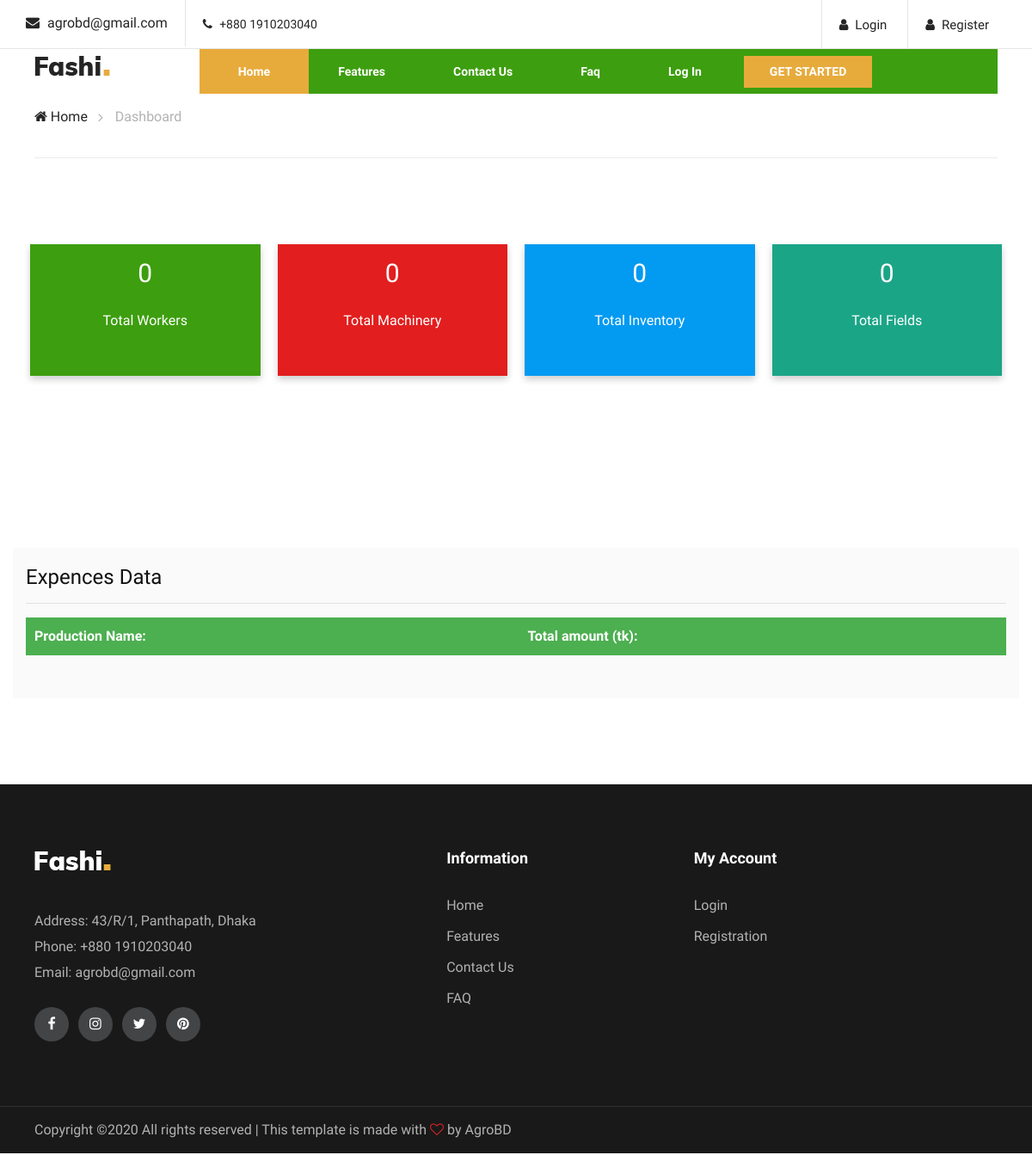
/dashboard.php, run on an earlier commit of the app's database.
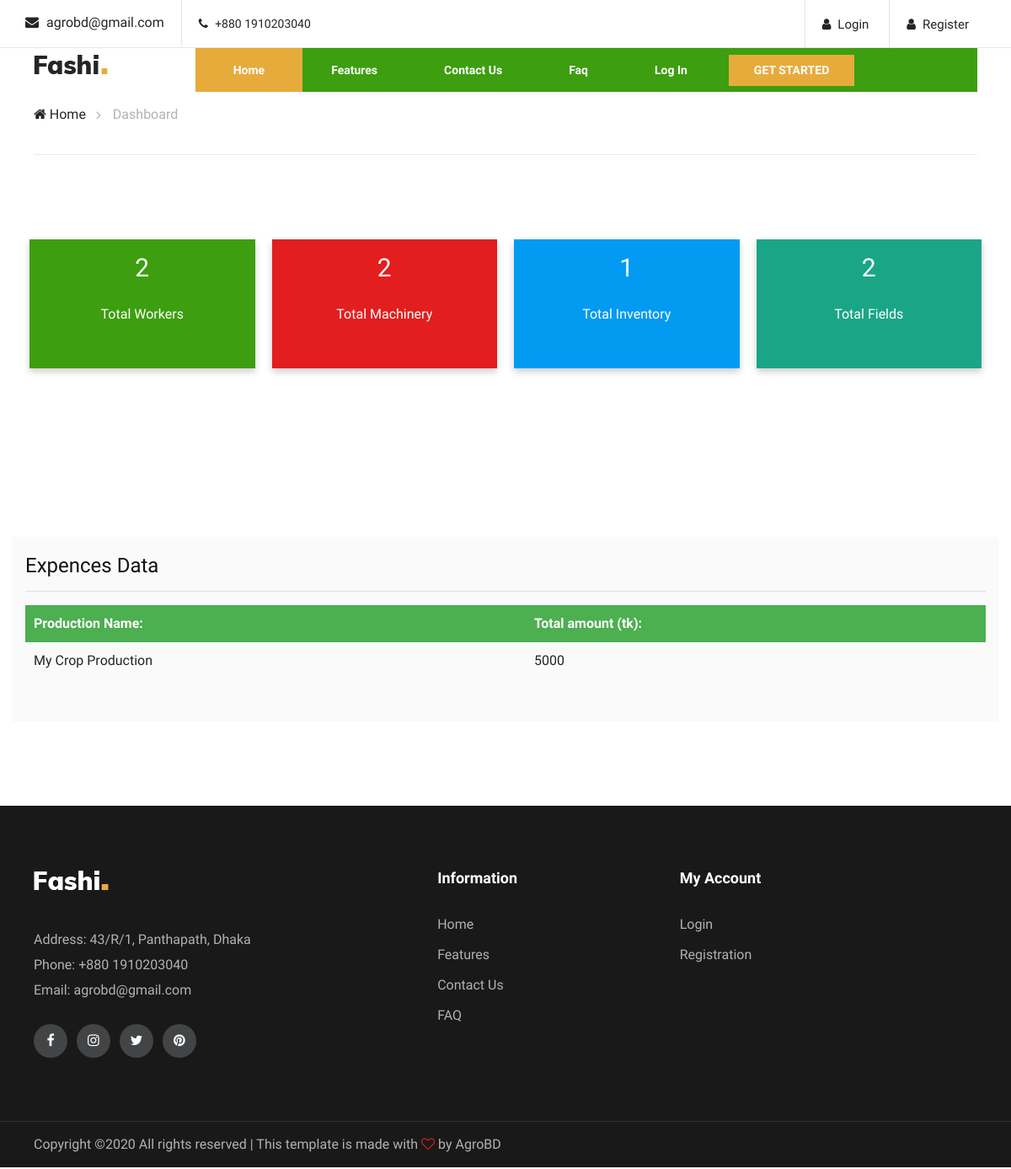
And on a later commit of the database.
### tables this page shows
CREATE TABLE `expences` (
  `e_id` int(11) NOT NULL,
  `item_name` varchar(30) NOT NULL,
  `category` varchar(20) NOT NULL,
  `net_amount` int(11) NOT NULL,
  `invoice_no` varchar(20) NOT NULL,
  `date` date NOT NULL,
  `cropProduction_id` int(11) NOT NULL,
  `uid` int(11) NOT NULL,
  `created_date` timestamp NOT NULL DEFAULT current_timestamp() ON UPDATE current_timestamp()
);

CREATE TABLE `crop_productions` (
  `cropProduction_id` int(11) NOT NULL,
  `cropProduction_name` varchar(30) NOT NULL,
  `crop_name` varchar(30) NOT NULL,
  `location` varchar(50) NOT NULL,
  `uid` int(11) NOT NULL,
  `created_at` timestamp NOT NULL DEFAULT current_timestamp() ON UPDATE current_timestamp()
);

### dashboard.php (the view, shortened to what this page needs)
<?php include'includes/head.php';
include'includes/navbar.php';
$conn = connect();
$sql= "SELECT count(w_id) AS total FROM workers";
$result = $conn->query($sql);
$row = $result-> fetch_assoc();
$num_rows=$row['total'];
$sql= "SELECT count(m_id) AS total FROM machinery";
$result = $conn->query($sql);
$row = $result-> fetch_assoc();
$num_rows1=$row['total'];
$sql= "SELECT count(i_id) AS total FROM inventory";
$result = $conn->query($sql);
$row = $result-> fetch_assoc();
$num_rows2=$row['total'];
$sql= "SELECT count(f_id) AS total FROM fields";
$result = $conn->query($sql);
$row = $result-> fetch_assoc();
$num_rows3=$row['total'];
?>
</head>
<body>
    <div class="breacrumb-section">
        <div class="container">
            <div class="row">
                <div class="col-lg-12">
                    <div class="breadcrumb-text">
                        <a href="index.php"><i class="fa fa-home"></i> Home</a>
                        <span>Dashboard</span>
                    </div>
                </div>
            </div>
        </div>
    </div>
    <section class="homenav">
        <div class="container">
            <div class="row">
                <div class="col-lg-3 col-md-6 col-sm-12 column">
                    <div class="dCard card1">
                        <h3><?php echo $num_rows;?></h3><br>
                        <p>Total Workers</p>
                    </div>
                </div>
                <div class="col-lg-3 col-md-6 col-sm-12 column">
                    <div class="dCard card2">
                        <h3><?php echo $num_rows1;?></h3><br>
                        <p>Total Machinery</p>
                    </div>
                </div>
                <div class="col-lg-3 col-md-6 col-sm-12 column">
                    <div class="dCard card3">
                        <h3><?php echo $num_rows2;?></h3><br>
                        <p>Total Inventory</p>
                    </div>
                </div>
                <div class="col-lg-3 col-md-6 col-sm-12 column">
                    <div class="dCard card4">
                        <h3><?php echo $num_rows3;?></h3><br>
                        <p>Total Fields</p>
                    </div>
                </div>
            </div>
        </div>
    </section>
    <section class="homenav">
        <div class="container production_box">
            <h4>Expences Data</h4>
            <hr>
            <table id="example" class="display">
                <thead>
                    <tr>
                        <th>Production Name:</th>
                        <th>Total amount (tk):</th>
                    </tr>
                </thead>
                <tbody>
                    <?php
                    $sql= "SELECT * FROM expences as e, crop_productions as c WHERE e.cropProduction_id = c.cropProduction_id";
                    $result = $conn->query($sql);
                        while ($row = $result-> fetch_assoc()):
                    ?>
                    <tr>
                        <td><?php echo $row["cropProduction_name"]; ?></td>
                        <td><?php echo $row["net_amount"]; ?></td>
                    </tr>
                    <?php endwhile;?>
                </tbody>
            </table>
        </div>
    </section>
    <?php
include'includes/footer.php';?>
</body>
</html>

What changed in the data, as far as the page shows it:
added expences: cropProduction.cropProduction_name "My Crop Production", net_amount "5000"
Also different on the page:
$num_rows: "0" → "2"
$num_rows1: "0" → "2"
$num_rows2: "0" → "1"
$num_rows3: "0" → "2"
